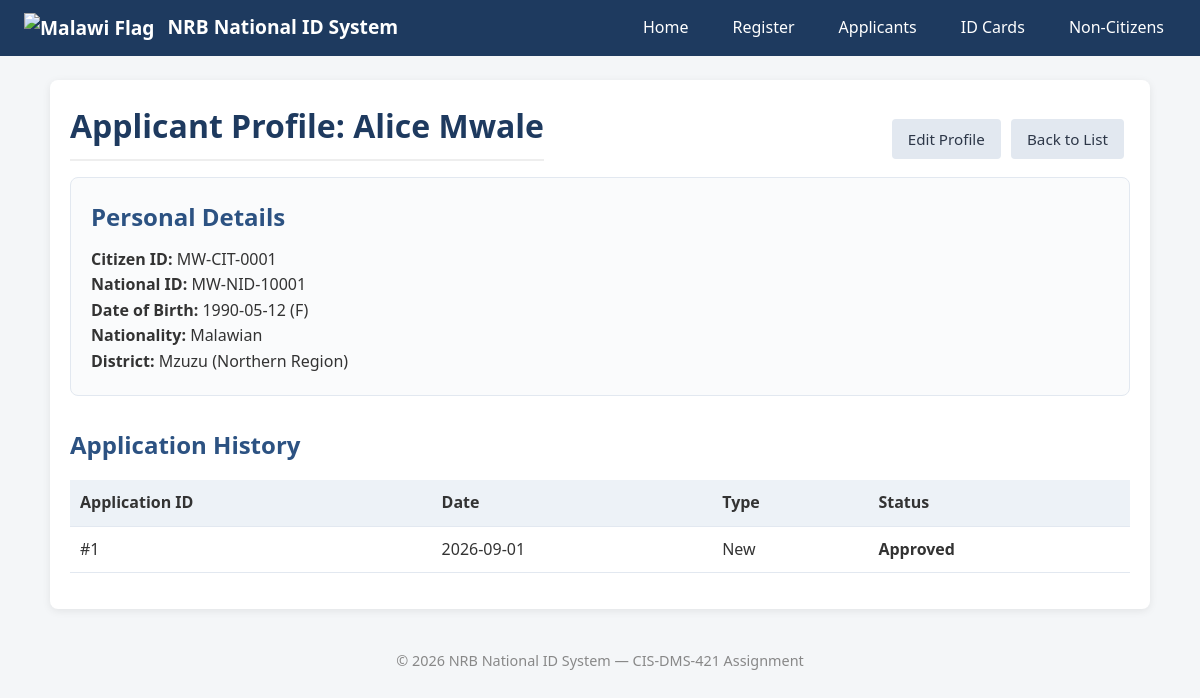
Page /applicant_view.php?id=1 on the committed database.
### tables this page shows
CREATE TABLE `malawian_citizen` (
  `Person_ID` int NOT NULL,
  `Fname` varchar(80) NOT NULL,
  `Lname` varchar(80) NOT NULL,
  `DoB` date NOT NULL,
  `Gender` enum('M','F','O') NOT NULL,
  `Nationality` varchar(60) NOT NULL DEFAULT 'Malawian',
  `District_ID` int NOT NULL,
  `Address_ID` int DEFAULT NULL,
  `Citizen_ID` varchar(20) NOT NULL,
  `National_ID` varchar(20) DEFAULT NULL
);

CREATE TABLE `district` (
  `District_ID` int NOT NULL,
  `District_name` varchar(100) NOT NULL,
  `Region_ID` int NOT NULL
);

CREATE TABLE `region` (
  `Region_ID` int NOT NULL,
  `Region_name` varchar(100) NOT NULL
);

CREATE TABLE `new_application` (
  `Application_ID` int NOT NULL,
  `Application_type` varchar(30) NOT NULL DEFAULT 'New',
  `Application_date` date NOT NULL,
  `Application_status` enum('Pending','Approved','Rejected','Issued') NOT NULL DEFAULT 'Pending',
  `Person_ID` int NOT NULL,
  `Officer_ID` int DEFAULT NULL,
  `Registration_date` date DEFAULT NULL
);

### public/applicant_view.php (the view, shortened to what this page needs)
<?php
require_once __DIR__ . '/../includes/header.php';
$id = (int)($_GET['id'] ?? 0);
$stmt = $pdo->prepare("
    SELECT mc.*, d.District_name, r.Region_name
    FROM MALAWIAN_CITIZEN mc
    LEFT JOIN DISTRICT d ON mc.District_ID = d.District_ID
    LEFT JOIN REGION r ON d.Region_ID = r.Region_ID
    WHERE mc.Person_ID = :id
");
$stmt->execute([':id' => $id]);
$applicant = $stmt->fetch();
$apps = $pdo->prepare("SELECT * FROM NEW_APPLICATION WHERE Person_ID = :id ORDER BY Application_date DESC");
$apps->execute([':id' => $id]);
$applications = $apps->fetchAll();
?>
<div style="display: flex; justify-content: space-between; align-items: center;">
    <h1>Applicant Profile: <?= e($applicant['Fname'] . ' ' . $applicant['Lname']) ?></h1>
    <div>
        <a href="applicant_edit.php?id=<?=$id ?>" class="btn">Edit Profile</a>
        <a href="applicants_list.php" class="btn">Back to List</a>
    </div>
</div>
<div class="form-card" style="margin-bottom: 30px;">
    <h2 style="margin-top: 0;">Personal Details</h2>
    <p><strong>Citizen ID:</strong> <?= e($applicant['Citizen_ID']) ?></p>
    <p><strong>National ID:</strong> <?= e($applicant['National_ID'] ?? 'Not yet issued') ?></p>
    <p><strong>Date of Birth:</strong> <?= e($applicant['DoB']) ?> (<?= e($applicant['Gender']) ?>)</p>
    <p><strong>Nationality:</strong> <?= e($applicant['Nationality']) ?></p>
    <p><strong>District:</strong> <?= e($applicant['District_name'] ?? 'N/A') ?> (<?= e($applicant['Region_name'] ?? 'N/A') ?> Region)</p>
</div>
<h2>Application History</h2>
<table class="data-table">
    <thead>
        <tr>
            <th>Application ID</th>
            <th>Date</th>
            <th>Type</th>
            <th>Status</th>
        </tr>
    </thead>
    <tbody>
        <?php foreach ($applications as $app): ?>
            <tr>
                <td>#<?= $app['Application_ID'] ?></td>
                <td><?= e($app['Application_date']) ?></td>
                <td><?= e($app['Application_type']) ?></td>
                <td><strong><?= e($app['Application_status']) ?></strong></td>
            </tr>
        <?php endforeach; ?>
    </tbody>
</table>
<?php require_once __DIR__ . '/../includes/footer.php'; ?>

### assets/css/style.css (style rules this page uses)
* { box-sizing: border-box; margin: 0; padding: 0; }
body { font-family: 'Segoe UI', Arial, sans-serif; background: #f4f6f8; color: #333; line-height: 1.6; }
h1 { color: #1e3a5f; margin-bottom: 16px; border-bottom: 2px solid #eee; padding-bottom: 8px; }
h2 { color: #2c5282; margin: 20px 0 10px; }
.form-card { background: #fafbfc; padding: 20px; border-radius: 8px; border: 1px solid #e2e8f0; }
.btn { display: inline-block; padding: 8px 16px; background: #e2e8f0; color: #2d3748; border: none; border-radius: 4px; cursor: pointer; text-decoration: none; font-size: 0.95em; margin-right: 6px; }
.data-table { width: 100%; border-collapse: collapse; margin: 16px 0; }
.data-table th, .data-table td { padding: 10px; text-align: left; border-bottom: 1px solid #e2e8f0; }
.data-table th { background: #edf2f7; font-weight: 600; }

### rows in the picture
malawian_citizen: Fname+Lname "Alice Mwale", Citizen_ID "MW-CIT-0001", National_ID "MW-NID-10001", DoB "1990-05-12", Gender "F", Nationality "Malawian", District_ID.District_name "Mzuzu", region.Region_name "Northern"
new_application: Application_ID "1", Application_date "2026-09-01", Application_type "New", Application_status "Approved"
